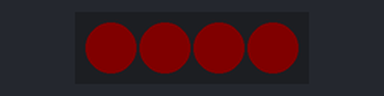
Bench run of a sketch on a simulated Arduino Uno, built with avr-gcc and run on an emulated ATmega328P. Parts: 4 RGB LEDs in strip order, left to right. Dim RGB values are drawn brighter than linear.

Above: at 0.15 s.
At 5.34 s:
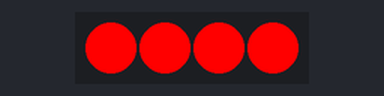
At 10.53 s:
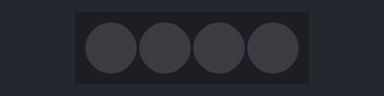
Timing chart, 0 to 11.9 s (numbered marks = the images above):
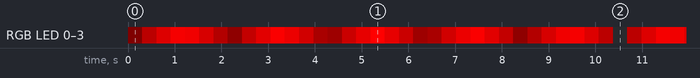

The sketch:

042-rgbled_grad-C3.ino
```cpp
#include <Adafruit_NeoPixel.h>

#define LED_PIN 10
#define LED_COUNT 4

Adafruit_NeoPixel strip(LED_COUNT, LED_PIN, NEO_GRB + NEO_KHZ800);

int brightness = 0;   // 明るさ(0〜255)
int step = 5;         // 1回あたりの変化量

void setup() {
  strip.begin();
}

void loop() {
  brightness += step;  // 明るさを変化させる

  // 端まで来たら、変化の向きを反転させる
  if (brightness >= 255 || brightness <= 0) {
    step = -step;
  }

  // 4個すべてを、現在の明るさの赤色にする
  for (int i = 0; i < LED_COUNT; i++) {
    strip.setPixelColor(i, strip.Color(brightness, 0, 0));
  }
  strip.show();

  delay(20);  // 変化の速さを調整
}
```

Measured:
- by itself, RGB LED 0–3: off → RGB(5, 0, 0) at 0.00 s, → RGB(75, 0, 0) 0.30 s later, → RGB(150, 0, 0) 0.31 s later, → RGB(225, 0, 0) 0.31 s later, … (132 changes in this stretch)
- by itself, everything shown: repeats every 10.4 s, in 34 steps
